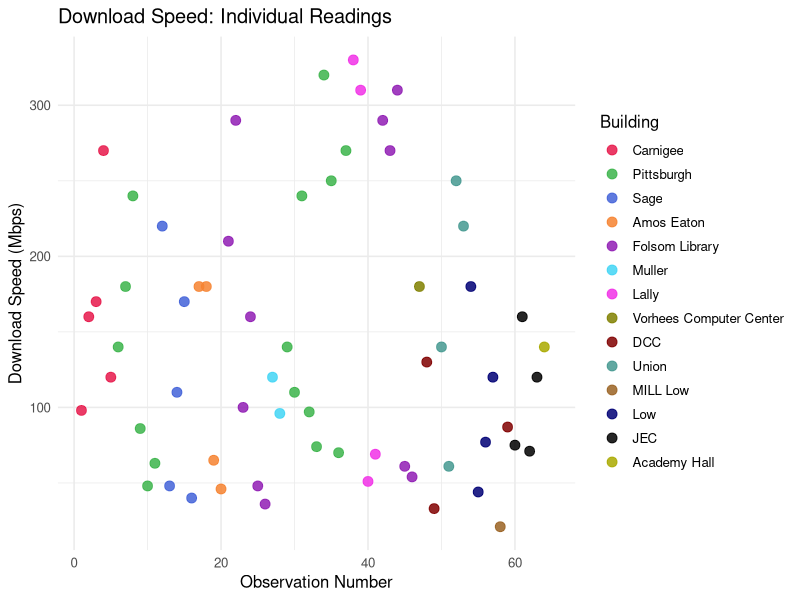
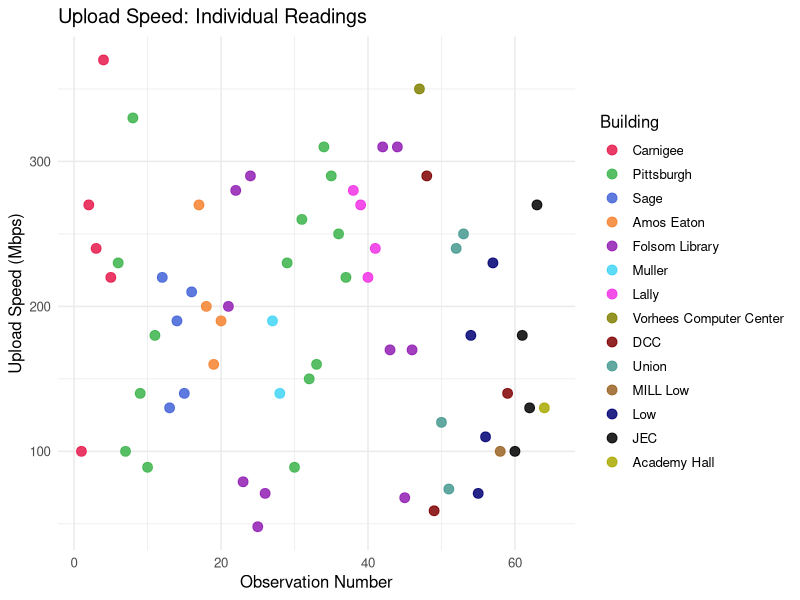
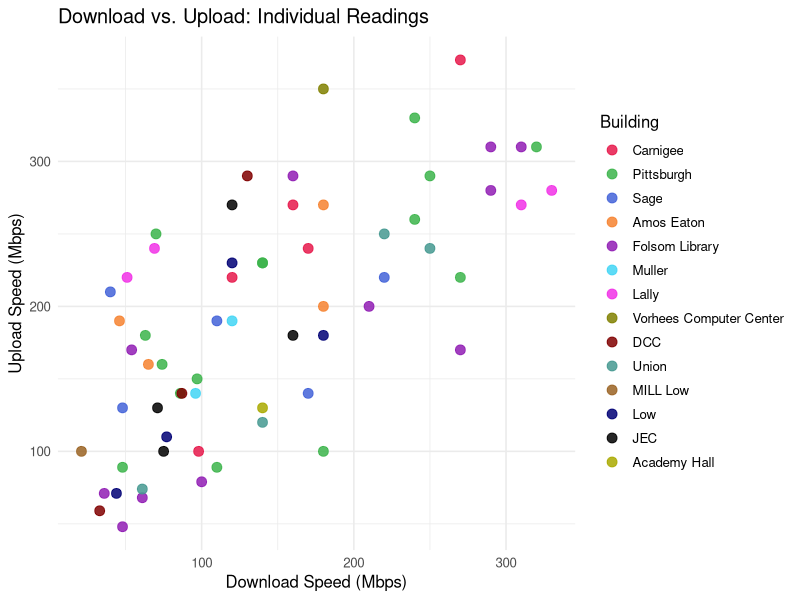
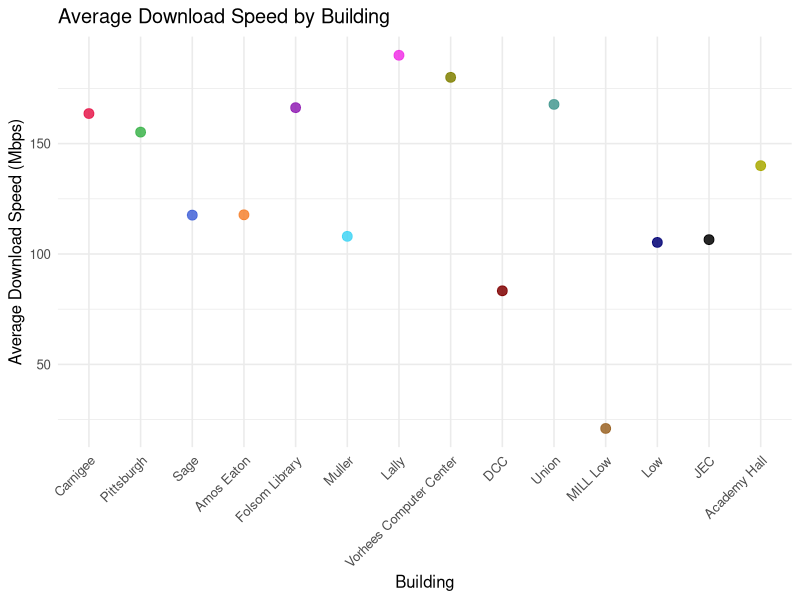
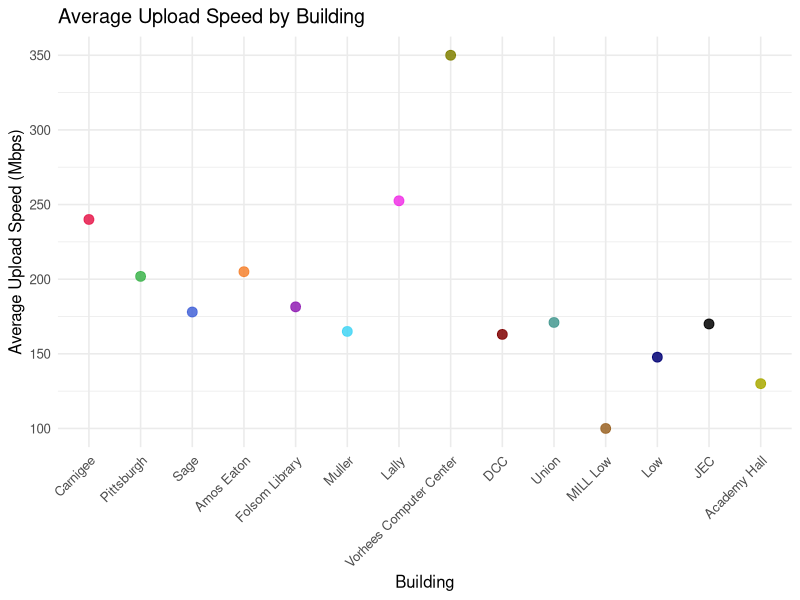
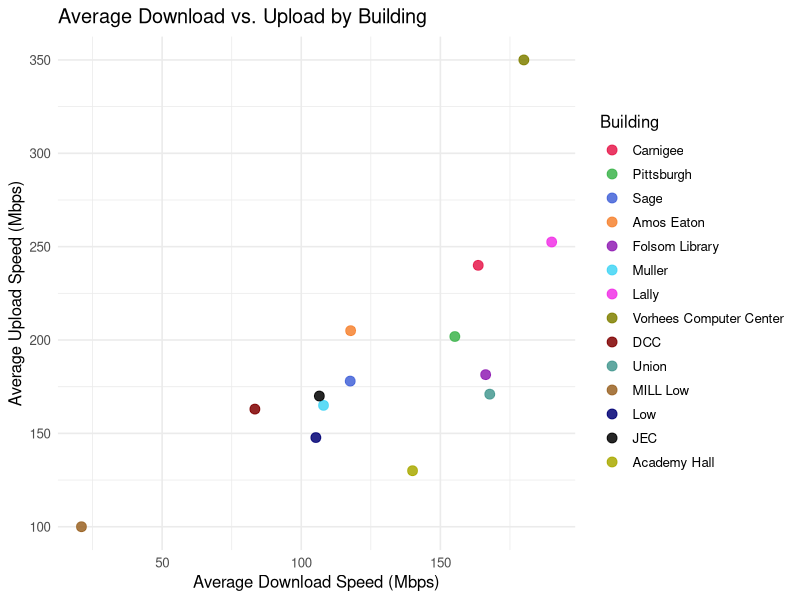
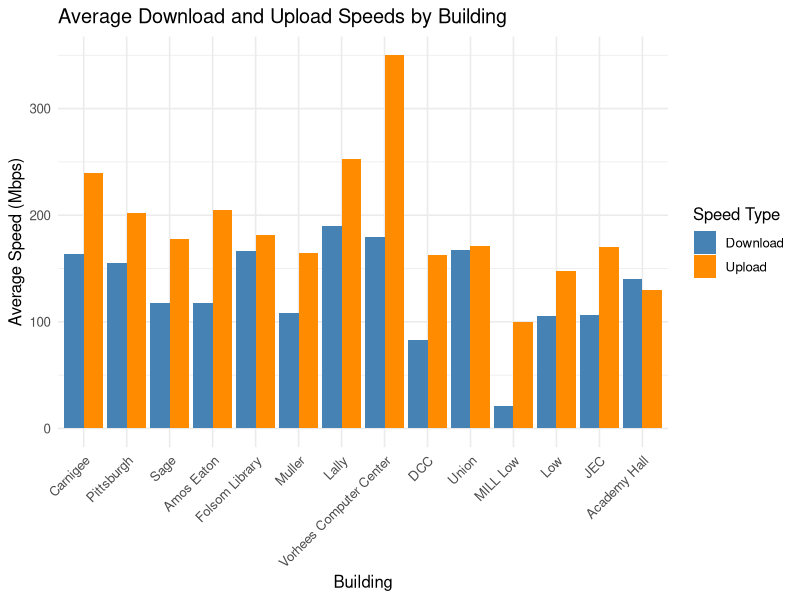
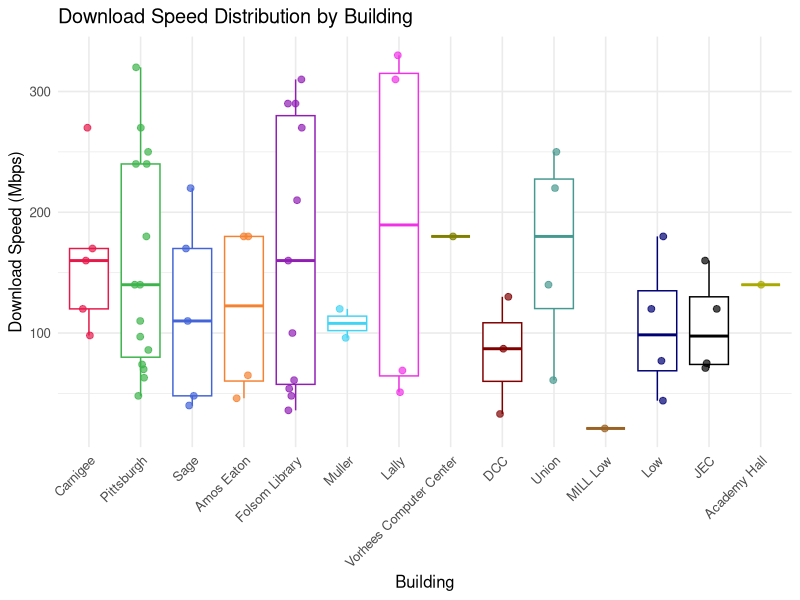

Write the R code that produced these figures, in order.
# ==================================================
# 1. PACKAGES AND DATA
# ==================================================

# Run once if needed:
# install.packages(c("ggplot2", "readr", "dplyr", "stringr"))

library(ggplot2)
library(readr)
library(dplyr)
library(stringr)

wifi <- read_csv("final.csv")

building_colors <- c(
  "Carnigee"                = "#E6194B",
  "Pittsburgh"              = "#3CB44B",
  "Sage"                    = "#4363D8",
  "Amos_Eaton"              = "#F58231",
  "Folsom_Library"          = "#911EB4",
  "Muller"                  = "#42D4F4",
  "Lally"                   = "#F032E6",
  "Vorhees_Computer_Center" = "#808000",
  "DCC"                     = "#800000",
  "Union"                   = "#469990",
  "MILL_Low"                = "#9A6324",
  "Low"                     = "#000075",
  "JEC"                     = "#000000",
  "Academy_Hall"            = "#A9A900"
)

buildings <- names(building_colors)

wifi <- wifi %>%
  mutate(
    Observation = row_number(),
    Location = str_replace(Location, "^Pitsburg_", "Pittsburgh_"),
    Building = str_extract(
      Location,
      paste0("^(", paste(buildings, collapse = "|"), ")(?=_|$)")
    ),
    Building = factor(Building, levels = buildings),
    across(
      c(
        Download_Speed_mbps, Upload_speed_mbps,
        Loaded_Latency_ms, Unloaded_Latency_ms
      ),
      as.numeric
    ),
    Latency_Increase_ms = Loaded_Latency_ms - Unloaded_Latency_ms
  )

# Check for unmatched building names
print(
  wifi %>%
    filter(is.na(Building)) %>%
    distinct(Location)
)


# ==================================================
# 2. REUSABLE GRAPH FUNCTIONS
# ==================================================

building_labels <- function(x) {
  str_replace_all(x, "_", " ")
}

building_scale <- function() {
  scale_color_manual(
    values = building_colors,
    labels = building_labels,
    drop = FALSE
  )
}

building_axis <- function() {
  scale_x_discrete(labels = building_labels)
}

# Scatter plot colored by building
scatter_plot <- function(data, x, y, title, x_label, y_label) {
  ggplot(
    data,
    aes(x = .data[[x]], y = .data[[y]], color = Building)
  ) +
    geom_point(size = 3, alpha = 0.85) +
    building_scale() +
    labs(
      title = title,
      x = x_label,
      y = y_label,
      color = "Building"
    ) +
    theme_minimal(base_size = 12)
}

# One average point per building
building_average_plot <- function(data, column, title, y_label) {
  scatter_plot(
    data, "Building", column, title, "Building", y_label
  ) +
    building_axis() +
    theme(
      axis.text.x = element_text(angle = 45, hjust = 1),
      legend.position = "none"
    )
}

# Box plot with individual readings
building_boxplot <- function(data, column, title, y_label) {
  ggplot(
    data,
    aes(x = Building, y = .data[[column]], color = Building)
  ) +
    geom_boxplot(outlier.shape = NA) +
    geom_jitter(
      width = 0.15, height = 0,
      size = 2, alpha = 0.7
    ) +
    building_scale() +
    building_axis() +
    labs(title = title, x = "Building", y = y_label) +
    theme_minimal(base_size = 12) +
    theme(
      axis.text.x = element_text(angle = 45, hjust = 1),
      legend.position = "none"
    )
}

# Side-by-side average bars
average_bar_plot <- function(data, title, y_label, legend_title,
                             colors) {
  ggplot(data, aes(Building, Average, fill = Type)) +
    geom_col(position = "dodge") +
    building_axis() +
    scale_fill_manual(values = colors) +
    labs(
      title = title,
      x = "Building",
      y = y_label,
      fill = legend_title
    ) +
    theme_minimal(base_size = 12) +
    theme(axis.text.x = element_text(angle = 45, hjust = 1))
}


# ==================================================
# 3. BUILDING SUMMARIES
# ==================================================

building_averages <- wifi %>%
  group_by(Building) %>%
  summarise(
    Readings = n(),
    Download = mean(Download_Speed_mbps, na.rm = TRUE),
    Upload = mean(Upload_speed_mbps, na.rm = TRUE),
    Loaded = mean(Loaded_Latency_ms, na.rm = TRUE),
    Unloaded = mean(Unloaded_Latency_ms, na.rm = TRUE),
    Increase = mean(Latency_Increase_ms, na.rm = TRUE),
    .groups = "drop"
  )

print(building_averages)


# ==================================================
# 4. SPEED: INDIVIDUAL READINGS
# ==================================================

reading_download <- scatter_plot(
  wifi,
  "Observation", "Download_Speed_mbps",
  "Download Speed: Individual Readings",
  "Observation Number", "Download Speed (Mbps)"
)

reading_upload <- scatter_plot(
  wifi,
  "Observation", "Upload_speed_mbps",
  "Upload Speed: Individual Readings",
  "Observation Number", "Upload Speed (Mbps)"
)

reading_comparison <- scatter_plot(
  wifi,
  "Download_Speed_mbps", "Upload_speed_mbps",
  "Download vs. Upload: Individual Readings",
  "Download Speed (Mbps)", "Upload Speed (Mbps)"
)

print(reading_download)
print(reading_upload)
print(reading_comparison)


# ==================================================
# 5. SPEED: BUILDING AVERAGES
# ==================================================

building_download <- building_average_plot(
  building_averages,
  "Download",
  "Average Download Speed by Building",
  "Average Download Speed (Mbps)"
)

building_upload <- building_average_plot(
  building_averages,
  "Upload",
  "Average Upload Speed by Building",
  "Average Upload Speed (Mbps)"
)

building_comparison <- scatter_plot(
  building_averages,
  "Download", "Upload",
  "Average Download vs. Upload by Building",
  "Average Download Speed (Mbps)",
  "Average Upload Speed (Mbps)"
)

print(building_download)
print(building_upload)
print(building_comparison)

# Side-by-side bars matching your example
speed_averages_long <- bind_rows(
  building_averages %>%
    transmute(Building, Type = "Download", Average = Download),
  building_averages %>%
    transmute(Building, Type = "Upload", Average = Upload)
)

speed_average_bars <- average_bar_plot(
  speed_averages_long,
  "Average Download and Upload Speeds by Building",
  "Average Speed (Mbps)",
  "Speed Type",
  c("Download" = "steelblue", "Upload" = "darkorange")
)

print(speed_average_bars)


# ==================================================
# 6. SPEED: BUILDING BOX PLOTS
# ==================================================

download_boxplot <- building_boxplot(
  wifi,
  "Download_Speed_mbps",
  "Download Speed Distribution by Building",
  "Download Speed (Mbps)"
)

upload_boxplot <- building_boxplot(
  wifi,
  "Upload_speed_mbps",
  "Upload Speed Distribution by Building",
  "Upload Speed (Mbps)"
)

print(download_boxplot)
print(upload_boxplot)


# ==================================================
# 7. LATENCY: INDIVIDUAL READINGS
# ==================================================

unloaded_plot <- scatter_plot(
  wifi,
  "Observation", "Unloaded_Latency_ms",
  "Unloaded Latency: Individual Readings",
  "Observation Number", "Unloaded Latency (ms)"
)

loaded_plot <- scatter_plot(
  wifi,
  "Observation", "Loaded_Latency_ms",
  "Loaded Latency: Individual Readings",
  "Observation Number", "Loaded Latency (ms)"
)
latency_comparison <- scatter_plot(
  wifi,
  "Unloaded_Latency_ms",
  "Loaded_Latency_ms",
  "Unloaded vs. Loaded Latency: Individual Readings",
  "Unloaded Latency (ms, log10 scale)",
  "Loaded Latency (ms, log10 scale)"
) +
  scale_x_log10() +
  scale_y_log10()
   

print(latency_comparison)


print(unloaded_plot)
print(loaded_plot)
print(latency_comparison)




# ==================================================
# 8. LATENCY: BUILDING AVERAGES
# ==================================================

latency_averages_long <- bind_rows(
  building_averages %>%
    transmute(Building, Type = "Loaded", Average = Loaded),
  building_averages %>%
    transmute(Building, Type = "Unloaded", Average = Unloaded)
)

latency_average_plot <- average_bar_plot(
  latency_averages_long,
  "Average Latency by Building",
  "Average Latency (ms)",
  "Network Condition",
  c("Loaded" = "darkorange", "Unloaded" = "steelblue")
)

latency_building_comparison <- scatter_plot(
  building_averages,
  "Unloaded", "Loaded",
  "Average Unloaded vs. Loaded Latency by Building",
  "Average Unloaded Latency (ms)",
  "Average Loaded Latency (ms)"
) +
  geom_abline(
    slope = 1, intercept = 0,
    linetype = "dashed", color = "grey50"
  )

print(latency_average_plot)
print(latency_building_comparison)


# ==================================================
# 9. LATENCY: BUILDING BOX PLOTS
# ==================================================

latency_long <- bind_rows(
  wifi %>%
    transmute(
      Building, Type = "Loaded", Latency = Loaded_Latency_ms
    ),
  wifi %>%
    transmute(
      Building, Type = "Unloaded", Latency = Unloaded_Latency_ms
    )
)

latency_boxplot <- building_boxplot(
  latency_long,
  "Latency",
  "Latency Distributions by Building",
  "Latency (ms)"
) +
  facet_wrap(~ Type, ncol = 1, scales = "free_y")

latency_increase_plot <- building_boxplot(
  wifi,
  "Latency_Increase_ms",
  "Latency Increase Under Load by Building",
  "Latency Increase (ms)"
) +
  geom_hline(
    yintercept = 0,
    linetype = "dashed", color = "grey50"
  ) +
  labs(subtitle = "Loaded latency minus unloaded latency")

print(latency_boxplot)
print(latency_increase_plot)


# ==================================================
# 10. SPEED: INDIVIDUAL READINGS WITH ELLIPSES
# ==================================================

# Keep groups with enough readings and variation
ellipse_data <- function(data, x_column, y_column) {
  data %>%
    filter(
      !is.na(Building),
      is.finite(.data[[x_column]]),
      is.finite(.data[[y_column]])
    ) %>%
    group_by(Building) %>%
    filter({
      x <- .data[[x_column]]
      y <- .data[[y_column]]
      
      if (length(x) < 4) {
        FALSE
      } else if (sd(x) == 0 || sd(y) == 0) {
        FALSE
      } else {
        abs(cor(x, y)) < 0.999999
      }
    }) %>%
    ungroup()
}

ellipse_plot <- function(data, x, y, title, x_label, y_label) {
  ggplot(
    data,
    aes(x = .data[[x]], y = .data[[y]], color = Building)
  ) +
    stat_ellipse(
      data = ellipse_data(data, x, y),
      aes(fill = Building, group = Building),
      geom = "polygon",
      type = "norm",
      level = 0.95,
      alpha = 0.12,
      show.legend = FALSE
    ) +
    geom_point(size = 3, alpha = 0.85) +
    building_scale() +
    scale_fill_manual(
      values = building_colors,
      drop = FALSE,
      guide = "none"
    ) +
    labs(
      title = title,
      x = x_label,
      y = y_label,
      color = "Building"
    ) +
    theme_minimal(base_size = 12)
}

download_ellipses <- ellipse_plot(
  wifi,
  "Observation", "Download_Speed_mbps",
  "Download Readings with Building Ellipses",
  "Observation Number", "Download Speed (Mbps)"
)

upload_ellipses <- ellipse_plot(
  wifi,
  "Observation", "Upload_speed_mbps",
  "Upload Readings with Building Ellipses",
  "Observation Number", "Upload Speed (Mbps)"
)

comparison_ellipses <- ellipse_plot(
  wifi,
  "Download_Speed_mbps", "Upload_speed_mbps",
  "Download vs. Upload with Building Ellipses",
  "Download Speed (Mbps)", "Upload Speed (Mbps)"
)

print(download_ellipses)
print(upload_ellipses)
print(comparison_ellipses)
